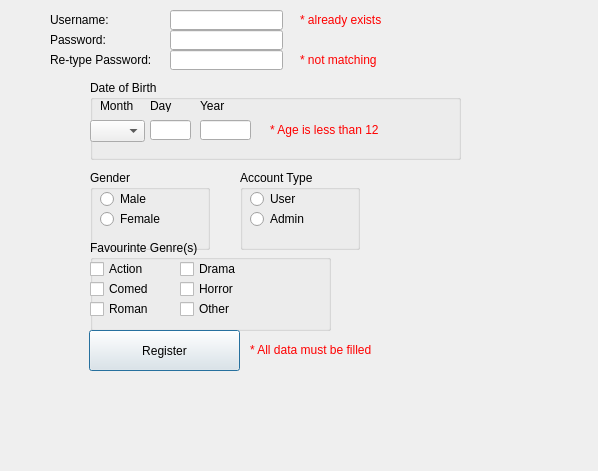
<?xml version="1.0" encoding="UTF-8"?>
<ui version="4.0">
 <class>RegisterWindow</class>
 <widget class="QDialog" name="RegisterWindow">
  <property name="geometry">
   <rect>
    <x>0</x>
    <y>0</y>
    <width>598</width>
    <height>471</height>
   </rect>
  </property>
  <property name="windowTitle">
   <string>Dialog</string>
  </property>
  <widget class="QLabel" name="label_user">
   <property name="geometry">
    <rect>
     <x>50</x>
     <y>10</y>
     <width>101</width>
     <height>20</height>
    </rect>
   </property>
   <property name="text">
    <string>Username:</string>
   </property>
  </widget>
  <widget class="QLabel" name="label_pass">
   <property name="geometry">
    <rect>
     <x>50</x>
     <y>30</y>
     <width>91</width>
     <height>20</height>
    </rect>
   </property>
   <property name="text">
    <string>Password:</string>
   </property>
  </widget>
  <widget class="QLabel" name="label_repass">
   <property name="geometry">
    <rect>
     <x>50</x>
     <y>50</y>
     <width>121</width>
     <height>20</height>
    </rect>
   </property>
   <property name="text">
    <string>Re-type Password:</string>
   </property>
  </widget>
  <widget class="QLineEdit" name="lineEdit_user">
   <property name="geometry">
    <rect>
     <x>170</x>
     <y>10</y>
     <width>113</width>
     <height>20</height>
    </rect>
   </property>
  </widget>
  <widget class="QLineEdit" name="lineEdit_pass">
   <property name="geometry">
    <rect>
     <x>170</x>
     <y>30</y>
     <width>113</width>
     <height>20</height>
    </rect>
   </property>
  </widget>
  <widget class="QLineEdit" name="lineEdit_repass">
   <property name="geometry">
    <rect>
     <x>170</x>
     <y>50</y>
     <width>113</width>
     <height>20</height>
    </rect>
   </property>
  </widget>
  <widget class="QGroupBox" name="groupBox_birthdate">
   <property name="geometry">
    <rect>
     <x>90</x>
     <y>80</y>
     <width>371</width>
     <height>80</height>
    </rect>
   </property>
   <property name="title">
    <string>Date of Birth</string>
   </property>
   <widget class="QComboBox" name="comboBox_months">
    <property name="geometry">
     <rect>
      <x>0</x>
      <y>40</y>
      <width>55</width>
      <height>22</height>
     </rect>
    </property>
   </widget>
   <widget class="QLabel" name="label_month">
    <property name="geometry">
     <rect>
      <x>10</x>
      <y>20</y>
      <width>37</width>
      <height>12</height>
     </rect>
    </property>
    <property name="text">
     <string>Month</string>
    </property>
   </widget>
   <widget class="QLabel" name="label_day">
    <property name="geometry">
     <rect>
      <x>60</x>
      <y>20</y>
      <width>37</width>
      <height>12</height>
     </rect>
    </property>
    <property name="text">
     <string>Day</string>
    </property>
   </widget>
   <widget class="QLabel" name="label_year">
    <property name="geometry">
     <rect>
      <x>110</x>
      <y>20</y>
      <width>37</width>
      <height>12</height>
     </rect>
    </property>
    <property name="text">
     <string>Year</string>
    </property>
   </widget>
   <widget class="QLineEdit" name="lineEdit_day">
    <property name="geometry">
     <rect>
      <x>60</x>
      <y>40</y>
      <width>41</width>
      <height>20</height>
     </rect>
    </property>
   </widget>
   <widget class="QLineEdit" name="lineEdit_year">
    <property name="geometry">
     <rect>
      <x>110</x>
      <y>40</y>
      <width>51</width>
      <height>20</height>
     </rect>
    </property>
   </widget>
   <widget class="QLabel" name="label_ageerror">
    <property name="geometry">
     <rect>
      <x>180</x>
      <y>40</y>
      <width>171</width>
      <height>20</height>
     </rect>
    </property>
    <property name="text">
     <string>&lt;html&gt;&lt;head/&gt;&lt;body&gt;&lt;p&gt;&lt;span style=&quot; color:#ff0000;&quot;&gt;* Age is less than 12&lt;/span&gt;&lt;/p&gt;&lt;/body&gt;&lt;/html&gt;</string>
    </property>
   </widget>
  </widget>
  <widget class="QGroupBox" name="groupBox_gender">
   <property name="geometry">
    <rect>
     <x>90</x>
     <y>170</y>
     <width>120</width>
     <height>80</height>
    </rect>
   </property>
   <property name="title">
    <string>Gender</string>
   </property>
   <widget class="QRadioButton" name="radioButton_male">
    <property name="geometry">
     <rect>
      <x>10</x>
      <y>20</y>
      <width>69</width>
      <height>18</height>
     </rect>
    </property>
    <property name="text">
     <string>Male</string>
    </property>
   </widget>
   <widget class="QRadioButton" name="radioButton_female">
    <property name="geometry">
     <rect>
      <x>10</x>
      <y>40</y>
      <width>69</width>
      <height>18</height>
     </rect>
    </property>
    <property name="text">
     <string>Female</string>
    </property>
   </widget>
  </widget>
  <widget class="QGroupBox" name="groupBox_account">
   <property name="geometry">
    <rect>
     <x>240</x>
     <y>170</y>
     <width>120</width>
     <height>80</height>
    </rect>
   </property>
   <property name="title">
    <string>Account Type</string>
   </property>
   <widget class="QRadioButton" name="radioButton_user">
    <property name="geometry">
     <rect>
      <x>10</x>
      <y>20</y>
      <width>69</width>
      <height>18</height>
     </rect>
    </property>
    <property name="text">
     <string>User</string>
    </property>
   </widget>
   <widget class="QRadioButton" name="radioButton_admin">
    <property name="geometry">
     <rect>
      <x>10</x>
      <y>40</y>
      <width>69</width>
      <height>18</height>
     </rect>
    </property>
    <property name="text">
     <string>Admin</string>
    </property>
   </widget>
  </widget>
  <widget class="QGroupBox" name="groupBox_genres">
   <property name="geometry">
    <rect>
     <x>90</x>
     <y>240</y>
     <width>241</width>
     <height>91</height>
    </rect>
   </property>
   <property name="title">
    <string>Favourinte Genre(s)</string>
   </property>
   <widget class="QCheckBox" name="checkBox_action">
    <property name="geometry">
     <rect>
      <x>0</x>
      <y>20</y>
      <width>58</width>
      <height>18</height>
     </rect>
    </property>
    <property name="text">
     <string>Action</string>
    </property>
   </widget>
   <widget class="QCheckBox" name="checkBox_drama">
    <property name="geometry">
     <rect>
      <x>90</x>
      <y>20</y>
      <width>58</width>
      <height>18</height>
     </rect>
    </property>
    <property name="text">
     <string>Drama</string>
    </property>
   </widget>
   <widget class="QCheckBox" name="checkBox_comedy">
    <property name="geometry">
     <rect>
      <x>0</x>
      <y>40</y>
      <width>58</width>
      <height>18</height>
     </rect>
    </property>
    <property name="text">
     <string>Comedy</string>
    </property>
   </widget>
   <widget class="QCheckBox" name="checkBox_horror">
    <property name="geometry">
     <rect>
      <x>90</x>
      <y>40</y>
      <width>58</width>
      <height>18</height>
     </rect>
    </property>
    <property name="text">
     <string>Horror</string>
    </property>
   </widget>
   <widget class="QCheckBox" name="checkBox_romance">
    <property name="geometry">
     <rect>
      <x>0</x>
      <y>60</y>
      <width>58</width>
      <height>18</height>
     </rect>
    </property>
    <property name="text">
     <string>Romance</string>
    </property>
   </widget>
   <widget class="QCheckBox" name="checkBox_other">
    <property name="geometry">
     <rect>
      <x>90</x>
      <y>60</y>
      <width>58</width>
      <height>18</height>
     </rect>
    </property>
    <property name="text">
     <string>Other</string>
    </property>
   </widget>
  </widget>
  <widget class="QPushButton" name="pushButton_Register">
   <property name="geometry">
    <rect>
     <x>89</x>
     <y>330</y>
     <width>151</width>
     <height>41</height>
    </rect>
   </property>
   <property name="text">
    <string>Register</string>
   </property>
  </widget>
  <widget class="QLabel" name="label_nameerror">
   <property name="geometry">
    <rect>
     <x>300</x>
     <y>10</y>
     <width>171</width>
     <height>20</height>
    </rect>
   </property>
   <property name="text">
    <string>&lt;html&gt;&lt;head/&gt;&lt;body&gt;&lt;p&gt;&lt;span style=&quot; color:#ff0000;&quot;&gt;* already exists&lt;/span&gt;&lt;/p&gt;&lt;/body&gt;&lt;/html&gt;</string>
   </property>
  </widget>
  <widget class="QLabel" name="label_passerror">
   <property name="geometry">
    <rect>
     <x>300</x>
     <y>50</y>
     <width>171</width>
     <height>20</height>
    </rect>
   </property>
   <property name="text">
    <string>&lt;html&gt;&lt;head/&gt;&lt;body&gt;&lt;p&gt;&lt;span style=&quot; color:#ff0000;&quot;&gt;* not matching&lt;/span&gt;&lt;/p&gt;&lt;/body&gt;&lt;/html&gt;</string>
   </property>
  </widget>
  <widget class="QLabel" name="label_dataerror">
   <property name="geometry">
    <rect>
     <x>250</x>
     <y>340</y>
     <width>171</width>
     <height>20</height>
    </rect>
   </property>
   <property name="text">
    <string>&lt;html&gt;&lt;head/&gt;&lt;body&gt;&lt;p&gt;&lt;span style=&quot; color:#ff0000;&quot;&gt;* All data must be filled&lt;/span&gt;&lt;/p&gt;&lt;/body&gt;&lt;/html&gt;</string>
   </property>
  </widget>
 </widget>
 <resources/>
 <connections/>
</ui>
